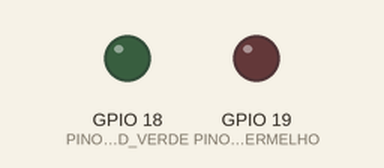
A sketch run on a simulated ESP32. Shown: output pins drawn as LEDs (lit = HIGH). WiFi joins after 1.5 s; servers stay silent unless stated; what the sketch prints to the serial monitor is not drawn.

Above: at 0.1 s.
At 1.8 s:
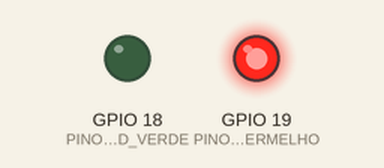
Timing chart, 0 to 3.3 s (numbered marks = the images above):
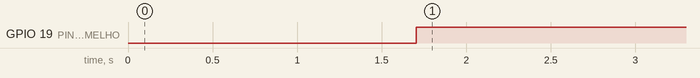

Measured:
- by itself, GPIO 19 (PINO_LED_VERMELHO): LOW → HIGH at 1.7 s

The sketch:

atividadeCaoGuarda.ino
```cpp
#include <WiFi.h>
#include <HTTPClient.h>
#include <WiFiClientSecure.h>

// Credenciais da rede industrial
const char* ssid = "guilhermeTeste";
const char* password = "maracuja";

// URL de teste (JSONPlaceholder é um serviço comum para testes de API)
const char* serverName = "https://jsonplaceholder.typicode.com/todos/1";

const int PINO_LED_VERDE = 18;
const int PINO_LED_VERMELHO = 19;

void setup() {
  Serial.begin(115200);

  pinMode(PINO_LED_VERDE, OUTPUT);
  pinMode(PINO_LED_VERMELHO, OUTPUT);

  WiFi.begin(ssid, password);
  Serial.print("Conectando ao Wi-Fi");
  while (WiFi.status() != WL_CONNECTED) {
    delay(500);
    Serial.print(".");
  }

  Serial.println("\nConectado com sucesso!");
}

void loop() {
  if (WiFi.status() == WL_CONNECTED) {
    // Criamos o objeto cliente seguro
    WiFiClientSecure *client = new WiFiClientSecure;

    if(client) {
      // Em um cenário real, você usaria client->setCACert(rootCACertificate);
      // Para este exemplo simples, vamos ignorar a validação do certificado:
      client->setInsecure();

      HTTPClient https;

      Serial.print("[HTTPS] Iniciando requisição...\n");
      if (https.begin(*client, serverName)) {

        // Realiza o GET
        int httpCode = https.GET();

        // httpCode será positivo se o servidor responder
        if (httpCode > 0) {
          Serial.printf("[HTTPS] Código de resposta: %d\n", httpCode);

          if (httpCode == HTTP_CODE_OK) {
            String payload = https.getString();
            Serial.println("Conteúdo recebido:");
            Serial.println(payload);

            if (httpCode == 200) {
              digitalWrite(PINO_LED_VERDE, HIGH); //Acende led verde
              digitalWrite(PINO_LED_VERMELHO, LOW); //Apaga led vermelho
            } else {
              digitalWrite(PINO_LED_VERMELHO, HIGH); //Acende led vermelho
              digitalWrite(PINO_LED_VERDE, LOW); //Apaga led verde
            }

          }

        } else {
          Serial.printf("[HTTPS] Falha na requisição, erro: %s\n", https.errorToString(httpCode).c_str());
          digitalWrite(PINO_LED_VERMELHO, HIGH); //Acende led vermelho
          digitalWrite(PINO_LED_VERDE, LOW); //Apaga led verde
        }

        https.end();
      } else {
        Serial.printf("[HTTPS] Não foi possível conectar ao servidor\n");
        digitalWrite(PINO_LED_VERMELHO, HIGH); //Acende led vermelho
        digitalWrite(PINO_LED_VERDE, LOW); //Apaga led verde
      }

      delete client; // Libera memória
    }
  }

  // Aguarda 15 segundos para a próxima leitura (evita sobrecarga no servidor)
  delay(15000);
}
```
